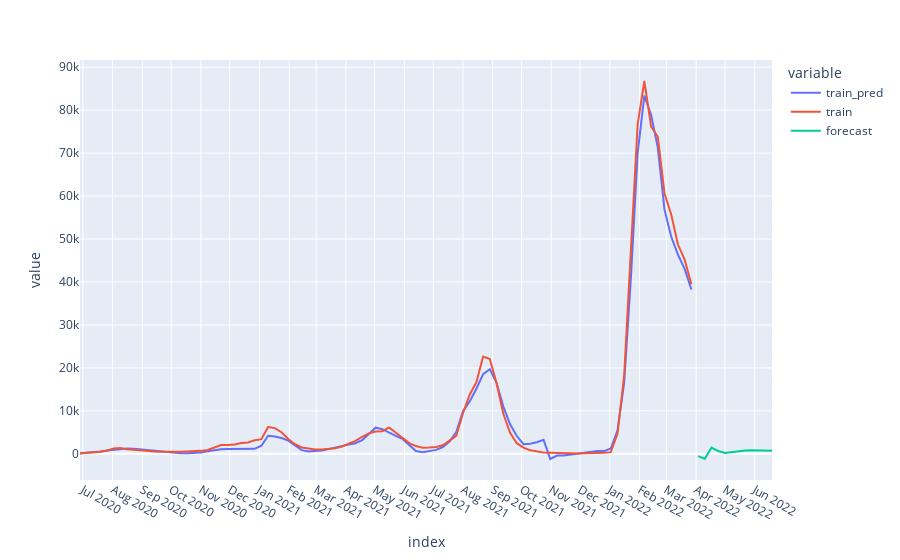

The notebook cell this image was saved under:
### Code cell
X_train = X[X.index <= last_date]
y_train = y[y.index <= last_date]
y_train_index = y_train.index

y_pred = model.predict(X_train)
y_pred = sc.inverse_transform(y_pred).ravel()
y_pred = pd.Series(y_pred, index=y_train_index, name='train_pred')
y_train = sc.inverse_transform(y_train.values.reshape(-1, 1)).ravel()
y_train = pd.Series(y_train, index=y_train_index, name='train')

rmse = np.sqrt( mean_squared_error(y_train, y_pred) )
print('RMSE: {:.5}'.format(rmse))

X_forecast = X[X.index > last_date]
y_forecast = y[y.index > last_date]
y_forecast_index = y_forecast.index

y_forecast = model.predict(X_forecast)
y_forecast = sc.inverse_transform(y_forecast).ravel()
y_forecast = pd.Series(y_forecast, index=y_forecast_index, name='forecast')

# plt.plot(y_pred, label='train pred')
# plt.plot(y_train, label='test')
# plt.plot(y_forecast, label='forecast')
# plt.legend()

fig = px.line(pd.concat([y_pred, y_train, y_forecast], axis=1))
fig.update_layout({
    'xaxis': {
        'dtick': 'M1'
    }
})
fig.show()
